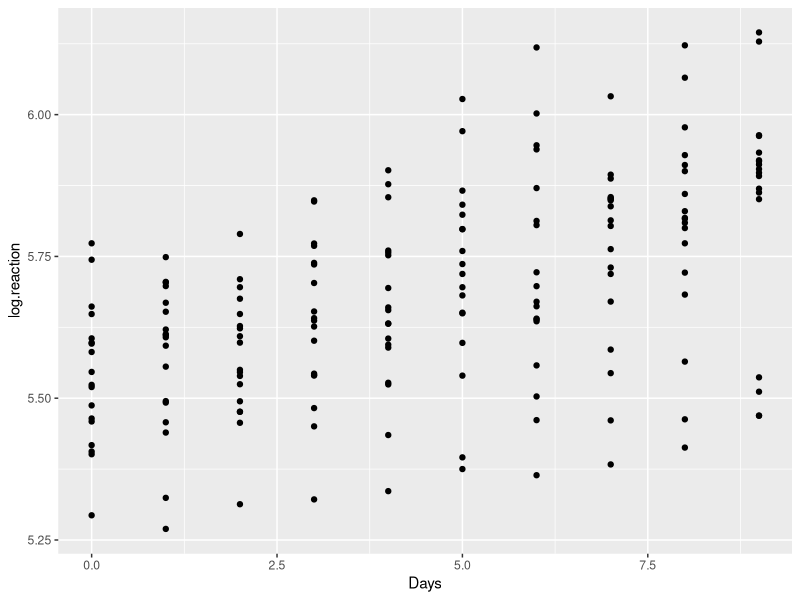
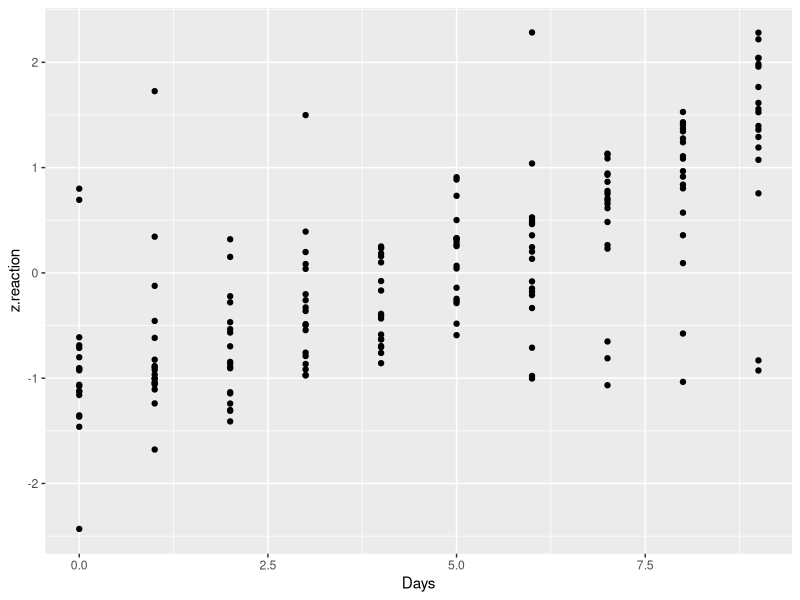
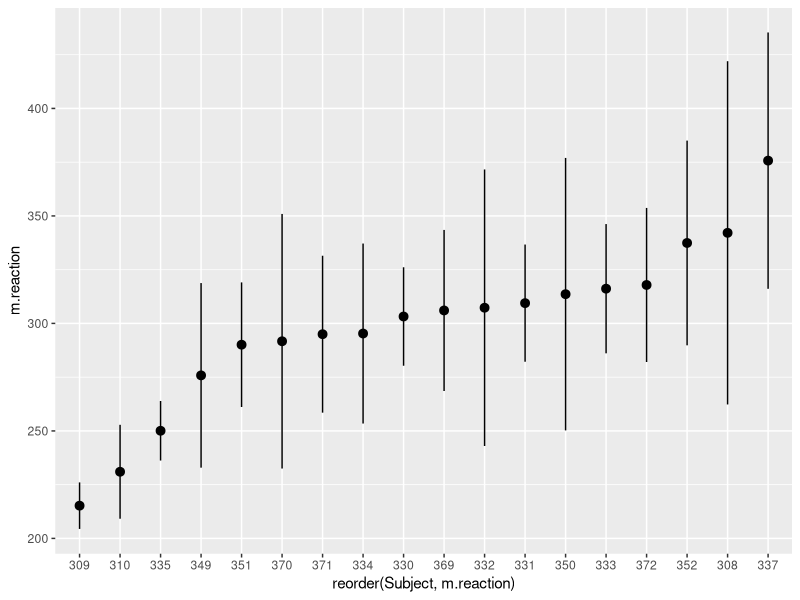
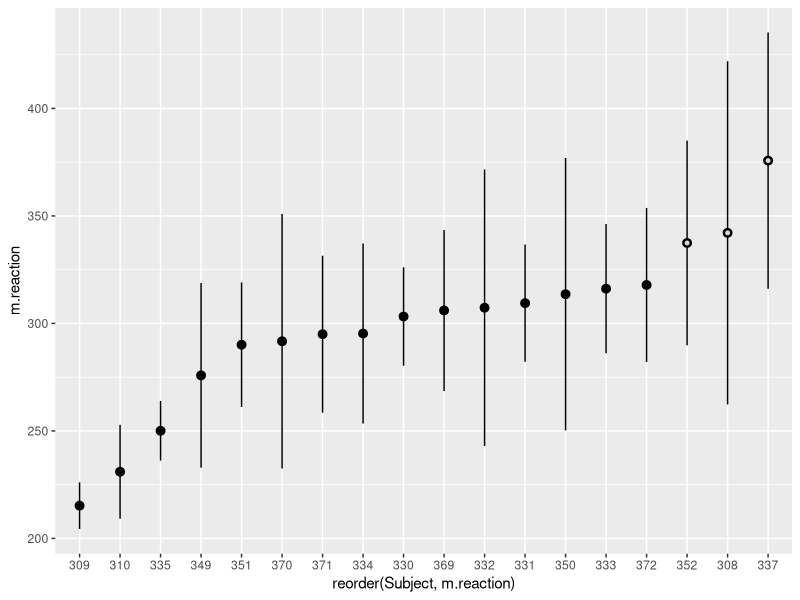
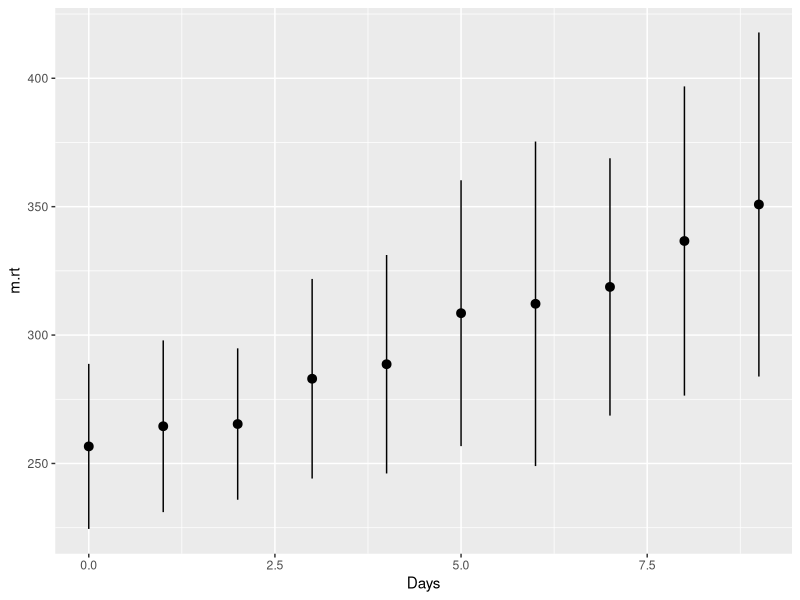

Recreate these plots in R, in order. (Note: this script raises an error after producing the figures.)
## ---- chunk 1
knitr::opts_chunk$set(echo = FALSE)
knitr::opts_chunk$set(cache = TRUE)

library(tidyverse)
library(skimr)
library(broom)
library(lme4) # For sleep data

set.seed(1)
rm(list = ls(all = TRUE))
## ---- chunk 2
sleep.df = sleepstudy

head(sleep.df)

nort.sleep.df = sleep.df %>% select(-Reaction)
head(nort.sleep.df)

## ---- chunk 3

longrt_sleep.df = sleep.df %>% filter(Reaction>450)

head(longrt_sleep.df)

## ---- chunk 4

sleep.df = sleepstudy
sleep.df = sleep.df %>% mutate(log.reaction = log(Reaction))

ggplot(sleep.df, aes(Days, log.reaction)) +
  geom_point()

## ---- chunk 5

sleep.df = sleep.df %>% group_by(Subject) %>% 
  mutate(z.reaction = scale(Reaction))

ggplot(sleep.df, aes(Days, z.reaction)) +
  geom_point()


## ---- chunk 6

s.sleep.df = sleep.df %>% group_by(Subject) %>% 
  summarise(m.reaction = mean(Reaction), sd.reaction = sd(Reaction))

ggplot(s.sleep.df, aes(reorder(Subject, m.reaction), m.reaction)) + 
  geom_pointrange(aes(ymin = m.reaction-sd.reaction, ymax = m.reaction+sd.reaction)) 

## ---- chunk 7

r.s.sleep.df = s.sleep.df %>% filter(m.reaction>325)

ggplot(s.sleep.df, aes(reorder(Subject, m.reaction), m.reaction)) + 
  geom_pointrange(aes(ymin = m.reaction-sd.reaction, ymax = m.reaction+sd.reaction)) +
  geom_point(data = r.s.sleep.df, size = 1, colour = "grey85")

## ---- chunk 8

s.sleep.df = sleep.df %>% group_by(Days) %>% 
  summarise(m.rt = mean(Reaction), sd.rt = sd(Reaction))

ggplot(s.sleep.df, aes(Days, y = m.rt, ymin = m.rt - sd.rt, ymax = m.rt + sd.rt)) +
  geom_pointrange()

## ---- chunk 9

models = sleep.df %>% group_by(Subject) %>% 
  do(fit = lm(Reaction ~ Days, data = ., na.action = na.exclude)) 

s.model = models %>% glance(fit) # Extracts summary of models

ggplot(s.model, aes(reorder(Subject, r.squared), r.squared)) + geom_col() + coord_flip()

## ---- chunk 10

knitr::include_graphics("join-venn.png", dpi = 125)

## ---- chunk 11
a.model.df = models %>% augment(fit) # Extracts summary of models
augmented.sleep.df = left_join(sleep.df, a.model.df, by = c("Subject", "Days", "Reaction"))

ggplot(augmented.sleep.df, aes(Days, Reaction)) +
  geom_point()+
  geom_point(aes(Days, .fitted), shape = 21) +
  facet_grid(.~Subject)
  
## ---- chunk 12

ggplot(augmented.sleep.df, aes(Days, .resid)) +
  geom_point() +
  geom_line(alpha =.6) +
  facet_grid(.~Subject)
  

## ---- chunk 13

models = sleep.df %>% group_by(Subject) %>% 
  do(fit = lm(Reaction ~ Days, data = ., na.action = na.exclude)) 

s.model = models %>% glance(fit) # Extracts summary of models

s.sleep.df = sleep.df %>% group_by(Subject) %>% summarise(m.rt = mean(Reaction))

augmented.s.sleep.df = left_join(s.sleep.df, s.model, by = c("Subject"))

ggplot(augmented.s.sleep.df, aes(m.rt, r.squared))+geom_point()

